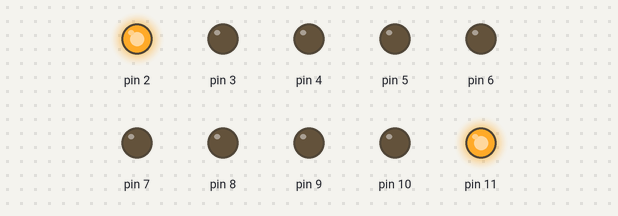
Bench run of a sketch on a simulated Arduino Uno, built with avr-gcc and run on an emulated ATmega328P. Shown: output pins drawn as LEDs (lit = HIGH).

Above: at 0.05 s.
At 0.45 s:
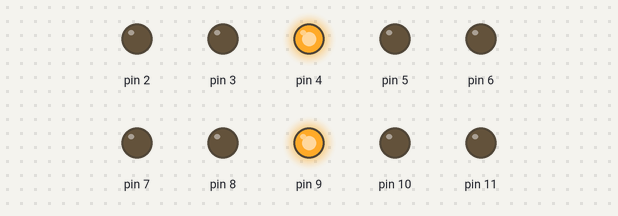
At 0.85 s:
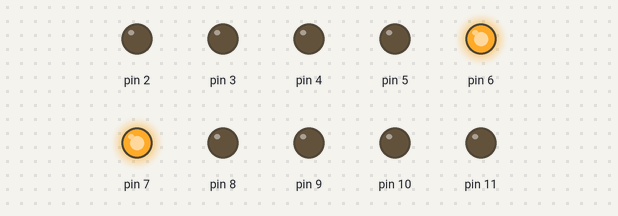
At 1.85 s:
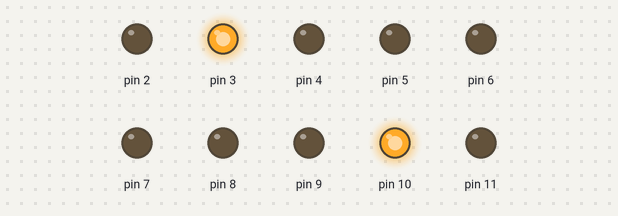
At 2.65 s:
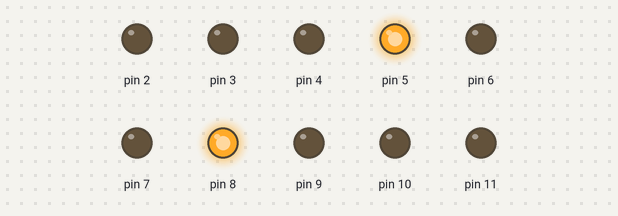
At 3.55 s:
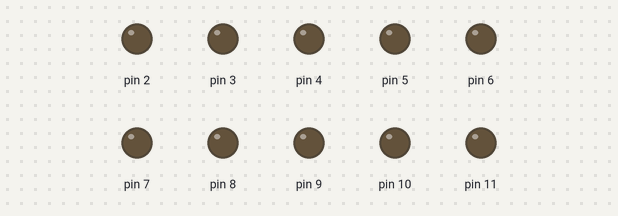
Timing chart, 0 to 3.9 s (numbered marks = the images above):
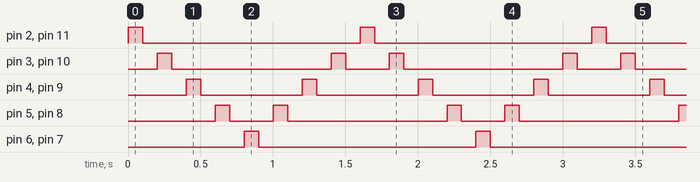

Measured:
- by itself, pin 2, pin 6, pin 7, pin 11: alternates HIGH for 0.10 s and LOW for 1.5 s
- by itself, pin 3, pin 10: repeats every 1.6 s: LOW 1.1 s, HIGH 0.10 s, LOW 0.30 s, HIGH 0.10 s
- by itself, pin 4, pin 9: alternates HIGH for 0.10 s and LOW for 0.70 s
- by itself, pin 5, pin 8: repeats every 1.6 s: LOW 0.30 s, HIGH 0.10 s, LOW 1.1 s, HIGH 0.10 s

The sketch:

challenge1V2.ino
```cpp
int dl = 100;
double countLED = 10;
int midleLED;
double dd;
int pinMiddle;
int pin1 = 1;
int pin2 = countLED + 2;

void setup() {
  // put your setup code here, to run once:
  for(int i = 2; i <= countLED + 1; i++){
    pinMode(i, OUTPUT);
  }
  Serial.begin(9600);
}

void loop() {
  // put your main code here, to run repeatedly:
  for(int x = 1; x <= countLED / 2; x++){

    pin1++;
    pin2--;

    digitalWrite(pin1,HIGH);
    digitalWrite(pin2,HIGH);
    delay(dl);
    digitalWrite(pin1,LOW);
    digitalWrite(pin2,LOW);
    delay(dl);
  }

  if(int(countLED) % 2 != 0){
    dd = countLED / 2;
    midleLED = ++dd ;
    digitalWrite(midleLED + 1,HIGH);
    delay(dl);
    digitalWrite(midleLED + 1,LOW);
    delay(dl);

    digitalWrite(pin1,HIGH);
    digitalWrite(pin2,HIGH);
    delay(dl);
    digitalWrite(pin1,LOW);
    digitalWrite(pin2,LOW);
    delay(dl);

  }

  for(int x = 1; x <= (countLED / 2) - 2 ; x++){
    pin1--;
    pin2++;

    digitalWrite(pin1,HIGH);
    digitalWrite(pin2,HIGH);
    delay(dl);
    digitalWrite(pin1,LOW);
    digitalWrite(pin2,LOW);
    delay(dl);
  }
  pin1 = pin1 - 2;
  pin2 = pin2 + 2;
}
```
